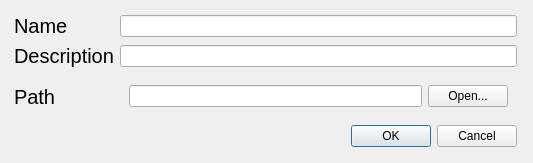
<?xml version="1.0" encoding="UTF-8"?>
<ui version="4.0">
 <class>CreateCollection</class>
 <widget class="QWidget" name="CreateCollection">
  <property name="geometry">
   <rect>
    <x>0</x>
    <y>0</y>
    <width>533</width>
    <height>163</height>
   </rect>
  </property>
  <property name="windowTitle">
   <string>Form</string>
  </property>
  <widget class="QFrame" name="gridFrame">
   <property name="geometry">
    <rect>
     <x>5</x>
     <y>5</y>
     <width>521</width>
     <height>151</height>
    </rect>
   </property>
   <layout class="QGridLayout" name="gridLayout">
    <item row="5" column="0">
     <widget class="QLabel" name="label_path">
      <property name="font">
       <font>
        <pointsize>15</pointsize>
       </font>
      </property>
      <property name="text">
       <string>Path</string>
      </property>
     </widget>
    </item>
    <item row="6" column="1">
     <widget class="QDialogButtonBox" name="buttonBox_ok_cancel">
      <property name="standardButtons">
       <set>QDialogButtonBox::Cancel|QDialogButtonBox::Ok</set>
      </property>
     </widget>
    </item>
    <item row="3" column="0">
     <widget class="QLabel" name="label_description">
      <property name="font">
       <font>
        <pointsize>15</pointsize>
       </font>
      </property>
      <property name="text">
       <string>Description</string>
      </property>
     </widget>
    </item>
    <item row="1" column="0">
     <widget class="QLabel" name="label_name">
      <property name="font">
       <font>
        <pointsize>15</pointsize>
       </font>
      </property>
      <property name="text">
       <string>Name</string>
      </property>
     </widget>
    </item>
    <item row="5" column="1">
     <widget class="QFrame" name="horizontalFrame">
      <layout class="QHBoxLayout" name="horizontalLayout">
       <item>
        <widget class="QLineEdit" name="lineEdit_path"/>
       </item>
       <item>
        <widget class="QPushButton" name="button_open_folder">
         <property name="text">
          <string>Open...</string>
         </property>
        </widget>
       </item>
      </layout>
     </widget>
    </item>
    <item row="3" column="1">
     <widget class="QLineEdit" name="lineEdit_description"/>
    </item>
    <item row="1" column="1">
     <widget class="QLineEdit" name="lineEdit_name"/>
    </item>
   </layout>
  </widget>
 </widget>
 <resources/>
 <connections/>
</ui>
